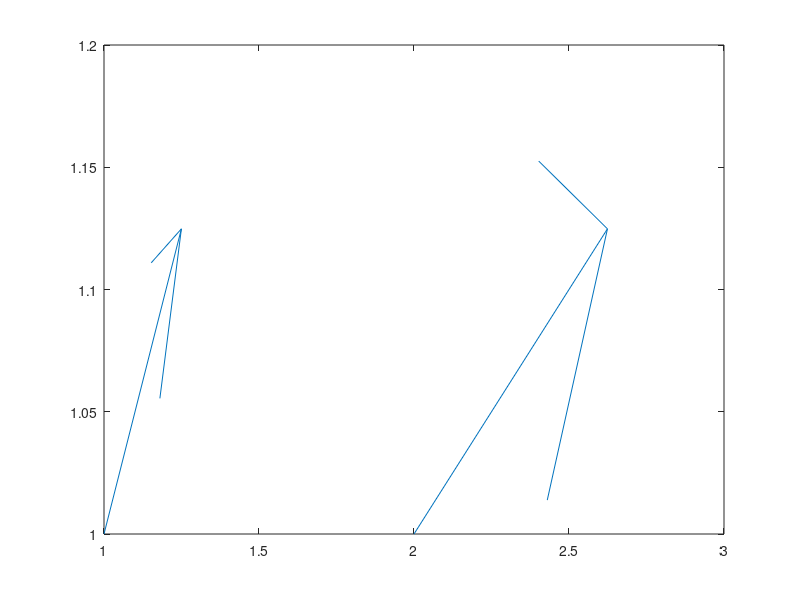

MATLAB code to generate this figure:
% Definir matrices de coordenadas iniciales y finales
P = [2 5];
Q = [1 1];

% Dibujar vectores con quiver
quiver(P, Q)
